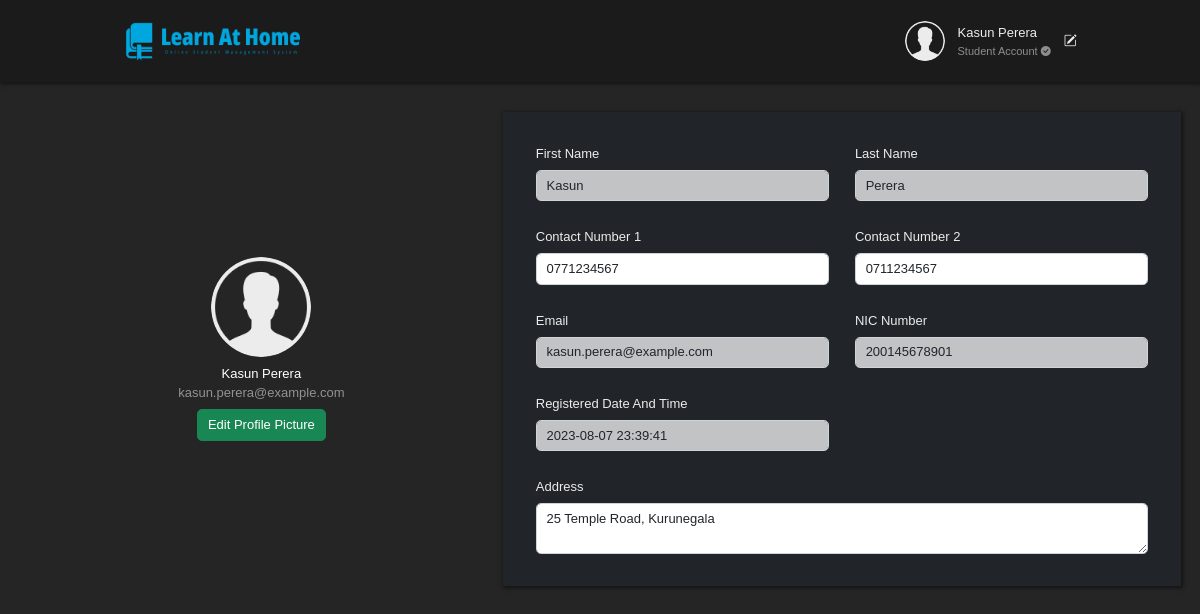
The page /myProfile.php (signed in) on the database its author committed.
### tables this page shows
CREATE TABLE IF NOT EXISTS `account_type` (
  `id` int NOT NULL AUTO_INCREMENT,
  `name` varchar(45) DEFAULT NULL,
  PRIMARY KEY (`id`)
);

CREATE TABLE IF NOT EXISTS `user` (
  `email` varchar(50) NOT NULL,
  `fName` varchar(45) NOT NULL,
  `lName` varchar(45) NOT NULL,
  `password` varchar(45) NOT NULL,
  `verification_code` varchar(45) DEFAULT NULL,
  `verification_status_id` int NOT NULL,
  `account_type_id` int NOT NULL,
  `contact1` varchar(10) NOT NULL,
  `contact2` varchar(10) NOT NULL,
  `address` text NOT NULL,
  `nic` varchar(20) NOT NULL,
  `registered_date_time` datetime NOT NULL,
  PRIMARY KEY (`email`),
  KEY `fk_user_verification_status_idx` (`verification_status_id`),
  KEY `fk_user_account_type1_idx` (`account_type_id`),
  CONSTRAINT `fk_user_account_type1` FOREIGN KEY (`account_type_id`) REFERENCES `account_type` (`id`),
  CONSTRAINT `fk_user_verification_status` FOREIGN KEY (`verification_status_id`) REFERENCES `verification_status` (`id`)
);

### connection.php (called while the page is built, shortened)
<?php
class Database
{
    public static $connection;
    public static function setUpConnection()
    {
        if (!isset(Database::$connection)) {
            Database::$connection = new mysqli(DB_HOST, DB_USER, DB_PASSWORD, DB_NAME, DB_PORT);
        }
    }
    public static function search($q)
    {
        $resultset = Database::$connection->query($q);
        return $resultset;
    }
}

### myProfile.php (the view, shortened to what this page needs)
<?php
if (isset($_SESSION["user"])) {
?>
    <!DOCTYPE html>
    <html lang="en">
    <head>
        <link rel="stylesheet" href="./sources/bootstrap.css">
        <link rel="stylesheet" href="https://cdn.jsdelivr.net/npm/bootstrap-icons@1.9.1/font/bootstrap-icons.css">
        <link rel="stylesheet" href="./style.css">
    </head>
    <body>
        <?php
        require "connection.php";
        ?>
        <div class="container-fluid">
            <div class="row">
                <?php include "header.php" ?>
                <div class="col-12" style="height: 10px;"></div>
                <div class="col-12">
                    <div class="row p-4">
                        <div class="col-5 d-flex flex-column align-items-center justify-content-center">
                            <?php
                            $image_rs = Database::search("SELECT * FROM `profile_image` WHERE `user_email`='" . $user['email'] . "'");
                            $image_num = $image_rs->num_rows;
                            if ($image_num == 1) {
                                $image_data = $image_rs->fetch_assoc();
                                $image_path = $image_data['path'];
                            } else {
                                $image_path = "images/profile_images/defaultProfileImage.png";
                            }
                            ?>
                            <div class="myProfileImage m-2" style="background-image: url('<?php echo ($image_path); ?>');"></div>
                            <span class="text-white"><?php echo ($user["fName"] . ' ' . $user["lName"]); ?></span>
                            <span class="text-white-50"><?php echo ($user["email"]); ?></span>
                            <label for="profilePicInput" class="btn btn-success m-2">Edit Profile Picture</label>
                        </div>
                        <div class="col-7">
                            <div class="row bg-dark p-4 boxShadow">
                                <?php
                                $user_rs= Database::search("SELECT * FROM `user` WHERE `email`='".$_SESSION["user"]["email"]."'");
                                $user_data = $user_rs->fetch_assoc();
                                ?>
                                <div class="col-6 p-3">
                                    <label class="form-label">First Name</label>
                                    <input type="text" class="form-control bg-light bg-opacity-75" value="<?php echo ($user_data["fName"]); ?>" disabled />
                                </div>
                                <div class="col-6 p-3">
                                    <label class="form-label">Last Name</label>
                                    <input type="text" class="form-control bg-light bg-opacity-75" value="<?php echo ($user_data["lName"]); ?>" disabled />
                                </div>
                                <div class="col-6 p-3">
                                    <label class="form-label">Contact Number 1</label>
                                    <input type="text" class="form-control text-opacity-75" id="mobile1" onchange="profileOnchange();" value="<?php echo ($user_data["contact1"]); ?>" />
                                </div>
                                <div class="col-6 p-3">
                                    <label class="form-label">Contact Number 2</label>
                                    <input type="text" class="form-control text-opacity-75" id="mobile2" onchange="profileOnchange();" value="<?php echo ($user_data["contact2"]); ?>" />
                                </div>
                                <div class="col-6 p-3">
                                    <label class="form-label">Email</label>
                                    <input type="text" class="form-control bg-light bg-opacity-75" id="" value="<?php echo ($user_data["email"]); ?>" disabled />
                                </div>
                                <div class="col-6 p-3">
                                    <label class="form-label">NIC Number</label>
                                    <input type="text" class="form-control bg-light bg-opacity-75" id="" value="<?php echo ($user_data["nic"]); ?>" disabled />
                                </div>
                                <div class="col-6 p-3">
                                    <label class="form-label">Registered Date And Time</label>
                                    <input type="text" class="form-control bg-light bg-opacity-75" id="" value="<?php echo ($user_data["registered_date_time"]); ?>" disabled />
                                </div>
                                <div class="col-12 p-3">
                                    <label class="form-label">Address</label>
                                    <textarea type="text" class="form-control text-opacity-75" rows="2" onchange="profileOnchange();" id="address"><?php echo ($user_data["address"]); ?></textarea>
                                </div>
                            </div>
                        </div>
                    </div>
                </div>
            </div>
        </div>
    </body>
    </html>
<?php
} else {
    header("Location:index.php");
}
?>

### header.php
<div class="col-12">
    <div class="row  d-flex align-items-center headerBackground boxShadow">
        <div class="col-12">
            <div class="row my-4 mx-2 d-flex align-items-center">
                <div class="col-5 offset-md-1">
                    <a href="index.php">
                        <img src="./images/logo.png" alt="Logo.png" style="width: 180px;">
                    </a>
                </div>
                <?php
                $user = $_SESSION["user"];
                $image_rs = Database::search("SELECT * FROM `profile_image` WHERE `user_email`='" . $user['email'] . "'");
                $image_num = $image_rs->num_rows;
                $image_path = "";
                if ($image_num == 1) {
                    $image_data = $image_rs->fetch_assoc();
                    $image_path = $image_data['path'];
                } else {
                    $image_path = "images/profile_images/defaultProfileImage.png";
                }
                ?>
                <div class="col-5 offset-2 offset-md-0 d-flex justify-content-end">
                    <div class="d-flex justify-content-center align-items-center" style="cursor: pointer;" onclick="window.location='myProfile.php'">
                        <div class="profileImage me-3" style="background-image: url('<?php echo ($image_path); ?>');"></div>
                        <div class="d-none d-md-flex flex-column justify-content-center align-items-start me-3">
                            <span><?php echo ($user["fName"] . " " . $user["lName"]); ?></span>
                            <?php
                            $account_type_rs = Database::search("SELECT * FROM `account_type` WHERE `id`='" . $user["account_type_id"] . "' ");
                            $account_type_data = $account_type_rs->fetch_assoc();
                            ?>
                            <span class="text-white-50" style="font-size: 11px;"><?php echo ($account_type_data["name"]); ?> <i class="bi bi-check-circle-fill text-white-50" style="font-size:10px;"></i></span>
                        </div>
                        <a href="myProfile.php"><i class="bi bi-pencil-square editProfileIcon"></i></a>
                    </div>
                </div>
            </div>
        </div>
    </div>
</div>

### style.css (style rules this page uses)
* { font-family: 'Source Sans Pro', sans-serif !important; color: rgb(236, 236, 236); font-size: 13px; font-weight: 500 !important; transition: all 100ms 0ms ease-in-out; }
body { background-color: rgb(37, 37, 37); }
.headerBackground { background-color: #00000042; }
.boxShadow { box-shadow: 1px 1px 4px 1px #00000083; }
.profileImage { width: 40px; height: 40px; border-radius: 100%; background-position: center; background-size: contain; background-repeat: no-repeat; }
.myProfileImage { width: 100px; height: 100px; border-radius: 100%; background-position: center; background-repeat: no-repeat; background-size: contain; }

### rows shown on the page
account_type: name "Student Account"
user: fName "Kasun", lName "Perera", contact1 "0771234567", contact2 "0711234567", email "kasun.perera@example.com", nic "200145678901", registered_date_time "2023-08-07 23:39:41", address "25 Temple Road, Kurunegala"

### other values the page prints
$user["fName"] "Kasun"
$user["lName"] "Perera"
$user["email"] "kasun.perera@example.com"
